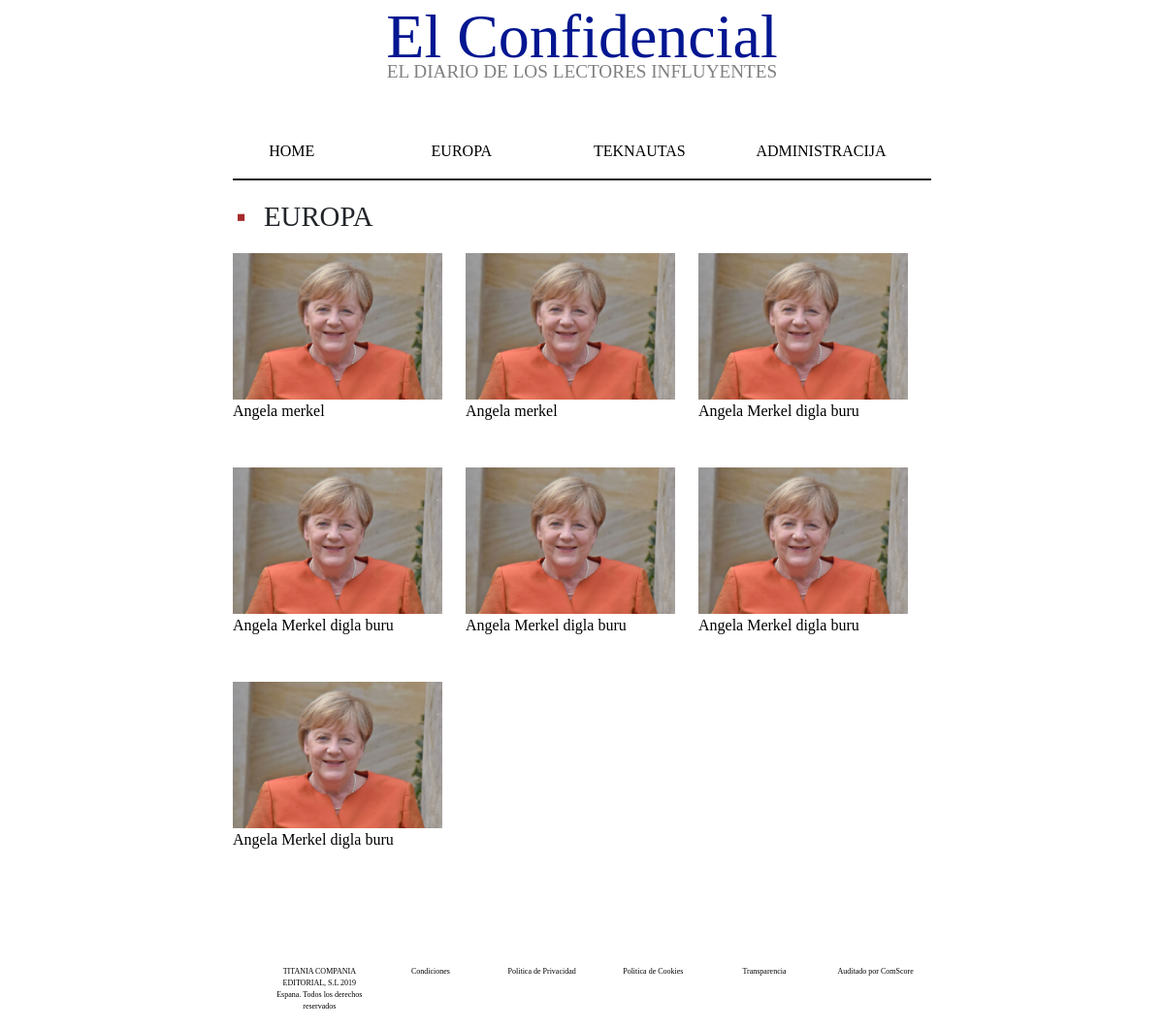
Page /kategorija.php?kat=europa on the committed database.
### tables this page shows
CREATE TABLE `clanak` (
  `naslov` varchar(1000) NOT NULL,
  `sazetak` varchar(1000) NOT NULL,
  `tekst` text NOT NULL,
  `kategorija` varchar(1000) NOT NULL,
  `slika` varchar(1000) NOT NULL,
  `obavijest` int(2) NOT NULL,
  `id` int(10) NOT NULL
);

### kategorija.php (the view, shortened to what this page needs)
<!DOCTYPE html>
<html lang="en">
<head>
    <link href="css/bootstrap.min.css" rel="stylesheet">
    <link rel="stylesheet" type="text/css" href="indexStil.css" />
</head>
<body>
  <header id="Naslov">
  <div class="container">
      <div class="row">
          <div class="col-lg-12"><h1>El Confidencial</h1></div>
          <div class="col-lg-12"><h2>EL DIARIO DE LOS LECTORES INFLUYENTES</h2></div>
      </div>
  </div>
</header>
<nav id="navigacija">
<div class="container">
      <div class="row">
          <div class="col-lg-3 col-md-3 col-sm-3"><a href="index.php"><li>HOME</li></a></div>
          <div class="col-lg-3 col-md-3 col-sm-3"><a href="kategorija.php?kat=europa"><li>EUROPA</li></a></div>
          <div class="col-lg-3 col-md-3 col-sm-3"><a href="kategorija.php?kat=teknautas"><li>TEKNAUTAS</li></a></div>
          <div class="col-lg-3 col-md-3 col-sm-3"><a href="administracija.php"><li>ADMINISTRACIJA</li></a></div>
      </div>
  </div>
</nav>
<hr>
<section id="content">
<div class="container">
          <div class="row">
            <?php
            $naslov=strtoupper($_GET['kat']);
            ?>
          <div class="col-lg-12"><ul><li><?php echo "$naslov"?></li></ul>
          </div>
          <br>
         <?php
         $servername="localhost";
         $username="root";
         $password="";
         $basename="projekt";
         $dbc=mysqli_connect($servername,$username,$password,$basename) or die('Greska pri spajanju'.mysqli_error());
         if($dbc){
          $kategorija = $_GET['kat'];
          $query = "SELECT * FROM clanak WHERE kategorija = ?;";
          $stmt = mysqli_stmt_init($dbc);
          if (!mysqli_stmt_prepare($stmt, $query)) {
            echo "failed";
          } else {
            mysqli_stmt_bind_param($stmt, "s", $kategorija);
            mysqli_stmt_execute($stmt);
            $result = mysqli_stmt_get_result($stmt);
            $i=0;
            while (($row = mysqli_fetch_assoc($result))) {
              if($i%3==0){
                echo "<div class='row'>";
              }
              echo"
              <div class='col-lg-4'>
              <a href='clanak.php?id=${row['id']}'>
              <img src='slike/${row['slika']}' alt='${row['slika']}'>
                <p>${row['naslov']}</p>
              </a>
              </div>";
              if($i%3==2){
                echo "</div>";
              }
              $i++;
         }
        }
      }
         ?>
</section>
<br><br><br>
    <footer id="podnozje">
    <div class="container">
    <ul>
      <div class="row">
          <div class="col-lg-2 col-md-2 col-sm-2"><a href="Naslovnica.html"><li>TITANIA COMPANIA EDITORIAL, S.L 2019 Espana. Todos los derechos reservados</li></a></div>
          <div class="col-lg-2 col-md-2 col-sm-2"><a href="Naslovnica.html"><li>Condiciones</li></a></div>
          <div class="col-lg-2 col-md-2 col-sm-2"><a href="Naslovnica.html"><li>Politica de Privacidad</li></a></div>
          <div class="col-lg-2 col-md-2 col-sm-2"><a href="Naslovnica.html"><li>Politica de Cookies</li></a></div>
          <div class="col-lg-2 col-md-2 col-sm-2"><a href="Naslovnica.html"><li>Transparencia</li></a></div>
          <div class="col-lg-2 col-md-2 col-sm-2"><a href="Naslovnica.html"><li>Auditado por ComScore</li></a></div>
      </div>
    </ul>
  </div>
    </footer>
</body>
</html>

### indexStil.css (style rules this page uses)
* { font-family: 'Times New Roman', serif; }
#Naslov h1 { text-align: center; font-size:400%; color:#021691; }
#Naslov h2 { text-align: center; font-size:120%; color: grey; margin-top: -2%; }
nav { display:inline; margin-left: auto; margin-right: auto; }
nav li { display:inline; margin:0; padding:0; }
nav a { color: black; text-decoration: none; margin: 0; padding: 0; }
nav .row { width:60%; margin-top: 50px; margin-left: auto; margin-right: auto; }
hr { width: 60%; height: 2px; background-color: black; opacity: 100%; margin-left: auto; margin-right: auto; }
section { width: 60%; margin-left: auto; margin-right: auto; }
section ul { list-style-type: none; }
section li { font-size: 180%; }
section ul li::before { content: "\25AA"; color: brown; font-weight: bold; display: inline-block; width: 1em; margin-left: -1em; }
#content img { max-width: 100%; }
#content a { text-decoration: none; color: black; }
section .container { margin: 0; padding: 0; }
.col-lg-4 { padding-bottom: 30px; }
footer { width: 60%; margin-left: auto; margin-right: auto; font-size: 50%; }
footer ul { list-style-type: none; }
footer a { text-decoration: none; color: black; text-align: center; }

### rows in the picture
clanak: slika (picture), naslov "Angela merkel"
clanak: slika (picture), naslov "Angela merkel"
clanak: slika (picture), naslov "Angela Merkel digla buru"
clanak: slika (picture), naslov "Angela Merkel digla buru"
clanak: slika (picture), naslov "Angela Merkel digla buru"
clanak: slika (picture), naslov "Angela Merkel digla buru"
clanak: slika (picture), naslov "Angela Merkel digla buru"

### other values in the picture
$naslov "EUROPA"
